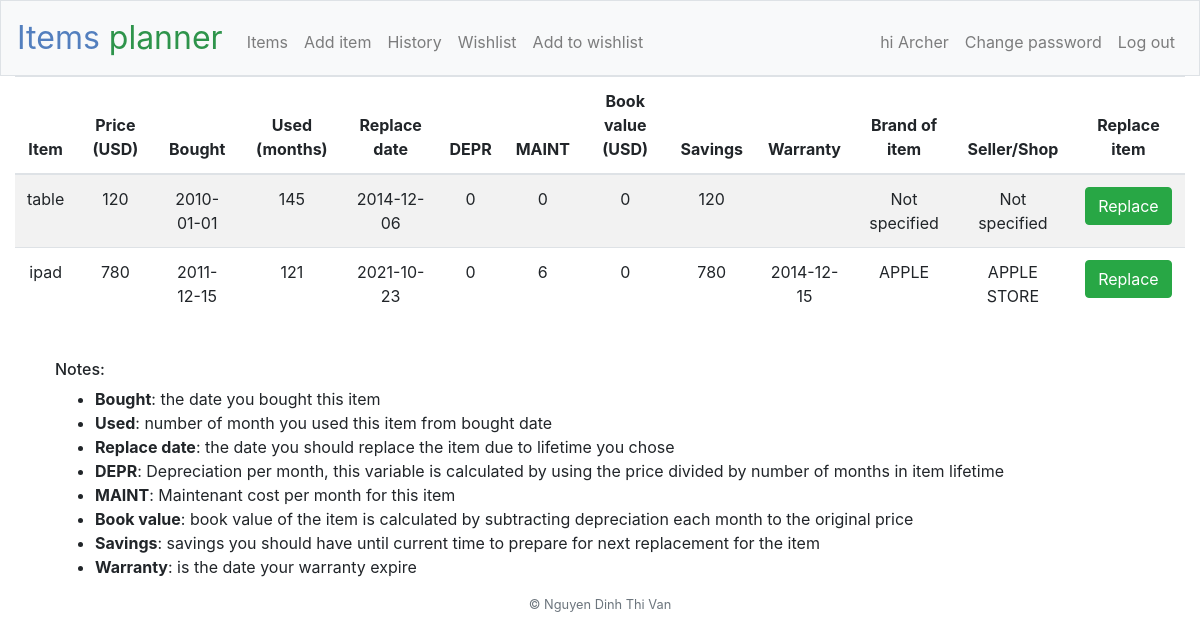
The page /items_repl (signed in) on the database its author committed.
### tables this page shows
CREATE TABLE 'items' (id INTEGER, user_id INTEGER, item TEXT NOT NULL, price NUMERIC NOT NULL DEFAULT 0.00, bought DATE, used INTEGER DEFAULT 0, should_replace DATE, depreciation_per_month NUMERIC NOT NULL DEFAULT 0.00, book_value NUMERIC NOT NULL DEFAULT 0.00, savings_should_have NUMERIC NOT NULL DEFAULT 0.00, 'brand' TEXT NOT NULL, seller TEXT NOT NULL, warranty DATE, maint NUMERIC NOT NULL DEFAULT 0.00, PRIMARY KEY (id), FOREIGN KEY (user_id) REFERENCES users(id));

### application.py (the view)
@app.route("/items_repl")
@login_required
def items_repl():
    today= str(date.today())
    items = db.execute("SELECT * FROM items WHERE user_id = ?", session['user_id'])
    for item in items:
        bought = item['bought']
        price = item['price']
        depr_per_month = item['depreciation_per_month']
        used = int((days_between(bought, today))/30)
        book_value = round(float(price) - (depr_per_month * used), 2)
        savings = depr_per_month *used
        expire = days_between(item['should_replace'], today)
        if expire >= 0:
            depr_per_month = 0
            book_value = 0
            savings = price
        db.execute("UPDATE items SET used = ?, depreciation_per_month = ?, book_value = ?, savings_should_have = ? WHERE id = ? AND user_id = ?",
                    used, depr_per_month, book_value, savings, item['id'], session['user_id'])
    items_repl = db.execute("SELECT * FROM items WHERE (JULIANDAY(DATE(should_replace)) - JULIANDAY(DATE('now'))) <= 30 AND user_id = ? ORDER BY should_replace", session['user_id'])
    return render_template("items_repl.html", items=items_repl)

### helpers.py (called while the page is built)
def login_required(f):
    @wraps(f)
    def decorated_function(*args, **kwargs):
        if session.get("user_id") is None:
            return redirect("/login")
        return f(*args, **kwargs)
    return decorated_function

def days_between(d1, d2):
    d1 = datetime.strptime(d1, '%Y-%m-%d')
    d2 = datetime.strptime(d2, '%Y-%m-%d')
    return (d2 - d1).days

### templates/items_repl.html (shortened to what this page needs)
{% extends "layout.html" %}
{% block main %}
    <div class="container-fluid">
        {% if items | length < 1 %}
            No item need to be replaced in 30 days
        {% else %}
            <table class="table table-striped">
                <thead>
                    <tr>
                        <th>Item</th>
                        <th>Price (USD)</th>
                        <th>Bought</th>
                        <th>Used (months)</th>
                        <th>Replace date</th>
                        <th>DEPR</th>
                        <th>MAINT</th>
                        <th>Book value (USD)</th>
                        <th>Savings</th>
                        <th>Warranty</th>
                        <th>Brand of item</th>
                        <th>Seller/Shop</th>
                        <th>Replace item</th>
                    </tr>
                </thead>
                <tbody>
                    {% for item in items %}
                        <tr>
                            <td>{{ item['item'] }}</td>
                            <td>{{ item['price'] }}</td>
                            <td>{{ item['bought'] }}</td>
                            <td>{{ item['used'] }}</td>
                            <td>{{ item['should_replace'] }}</td>
                            <td>{{ item['depreciation_per_month'] }}</td>
                            <td>{{ item['maint'] }}</td>
                            <td>{{ item['book_value'] }}</td>
                            <td>{{ item['savings_should_have'] }}</td>
                            <td>{{ item['warranty'] }}</td>
                            <td>{{ item['brand'] }}</td>
                            <td>{{ item['seller'] }}</td>
                            <td>
                                <form action="/pre_replace" method="post">
                                    <button class="btn btn-success" type="submit">Replace</button>
                                </form>
                            </td>
                        </tr>
                    {% endfor %}
                </tbody>
            </table>
        {% endif %}
        <div style="text-align: left; margin-top: 40px; margin-left: 40px;">
            <h6>Notes: </h6>
            <ul>
                <li><strong>Bought</strong>: the date you bought this item</li>
                <li><strong>Used</strong>: number of month you used this item from bought date</li>
                <li><strong>Replace date</strong>: the date you should replace the item due to lifetime you chose</li>
                <li><strong>DEPR</strong>: Depreciation per month, this variable is calculated by using the price divided by number of months in item lifetime</li>
                <li><strong>MAINT</strong>: Maintenant cost per month for this item</li>
                <li><strong>Book value</strong>: book value of the item is calculated by subtracting depreciation each month to the original price</li>
                <li><strong>Savings</strong>: savings you should have until current time to prepare for next replacement for the item</li>
                <li><strong>Warranty</strong>: is the date your warranty expire</li>
            </ul>
        </div>
    </div>
{% endblock %}

### rows shown on the page
items: item "table", price "120", bought "2010-01-01", used "145", should_replace "2014-12-06", depreciation_per_month "0", maint "0", book_value "0", savings_should_have "120", brand "Not specified", seller "Not specified"
items: item "ipad", price "780", bought "2011-12-15", used "121", should_replace "2021-10-23", depreciation_per_month "0", maint "6", book_value "0", savings_should_have "780", warranty "2014-12-15", brand "APPLE", seller "APPLE STORE"

### other values the page prints
{{ session['username'] }} "Archer"
